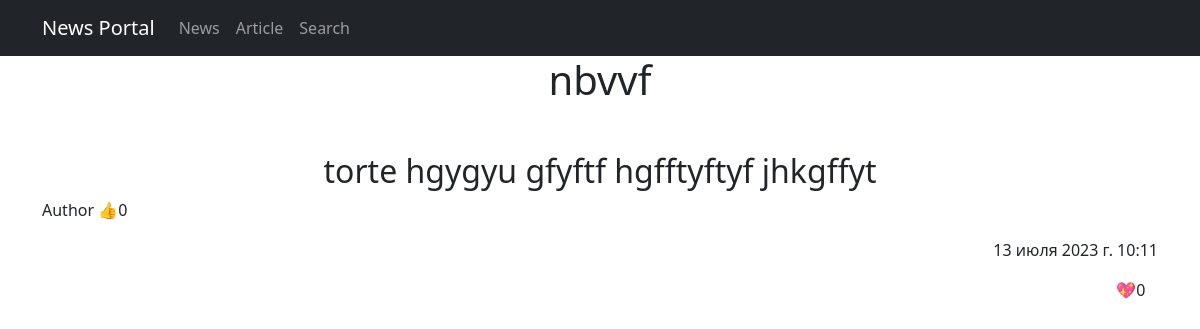
Screenshot of /news/80 with the database file from the repository.
### news/models.py (models this page shows, shortened)
class Post(models.Model):
    postAuthor = models.ForeignKey(Author, on_delete=models.CASCADE)
    NEWS = 'NW'
    ARTICLE = 'AR'
    choose_post = (
        (NEWS, "Новость"),
        (ARTICLE, "Статья")
    )
    postType = models.CharField(max_length=2, choices=choose_post, default=NEWS)
    date_creation = models.DateTimeField(auto_now_add=True)
    postCategory = models.ManyToManyField(Category, through='PostCategory')
    title = models.CharField(max_length=128)
    text = models.TextField()
    rating = models.SmallIntegerField(default=0)

class Author(models.Model):
    authorUser = models.OneToOneField(User, on_delete=models.CASCADE)
    rating = models.SmallIntegerField(default=0)

### news/views.py (the view)
# urls.py: path('news/<int:pk>', NewsDeta.as_view(), name='news_detail'),
class NewsDeta(DetailView):
    model = Post
    template_name = 'news.html'
    context_object_name = 'news'

### news/templatetags/custom_filters.py (called while the page is built)
@register.filter()
def censor(value):
   text = value.split()
   for i, word in enumerate(text):
      for w in censor_list:
         if w in word:
            if '.' in word or ',' in word:
               text[i] = word[0] + '*' * (len(word) - 2) + word[-1]
            else:
               text[i] = word[0] + '*' * (len(word) - 1)
   return ' '.join(text)

### templates/news.html (shortened to what this page needs)
{% extends 'flatpages/default.html' %}
{% load custom_filters %}
{% block content %}
<h1>{{ news.title }}</h1>
<p>&nbsp;</p>
<h2>{{ news.text|censor }}</h2>
<p style="text-align: left;">{{ news.postAuthor.authorUser.username }}  &#128077;{{ news.postAuthor.rating }}</p>
<p style="text-align: right;">{{ news.date_creation }}</p>
<p style="text-align: right;">&#128150;{{ news.rating }}&nbsp;&nbsp;&nbsp;</p>
{% endblock content %}

### rows the page displays
Post: title "nbvvf", text|censor "torte hgygyu gfyftf hgfftyftyf jhkgffyt", postAuthor.authorUser.username "Author", postAuthor.rating "0", date_creation "13 июля 2023 г. 10:11", rating "0"
